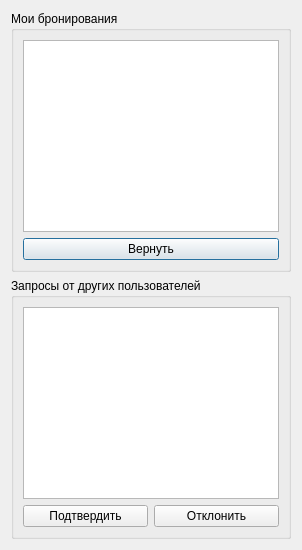
<?xml version="1.0" encoding="UTF-8"?>
<ui version="4.0">
 <class>BorrowingsWindow</class>
 <widget class="QDialog" name="BorrowingsWindow">
  <property name="windowTitle">
   <string>Управление бронированиями</string>
  </property>
  <layout class="QVBoxLayout" name="verticalLayout">
   <item>
    <widget class="QGroupBox" name="myBorrowingsGroupBox">
     <property name="title">
      <string>Мои бронирования</string>
     </property>
     <layout class="QVBoxLayout" name="verticalLayout_2">
      <item>
       <widget class="QTableView" name="myBorrowingsTableView"/>
      </item>
      <item>
       <widget class="QPushButton" name="returnButton">
        <property name="text">
         <string>Вернуть</string>
        </property>
       </widget>
      </item>
     </layout>
    </widget>
   </item>
   <item>
    <widget class="QGroupBox" name="requestsGroupBox">
     <property name="title">
      <string>Запросы от других пользователей</string>
     </property>
     <layout class="QVBoxLayout" name="verticalLayout_3">
      <item>
       <widget class="QTableView" name="requestsTableView"/>
      </item>
      <item>
       <layout class="QHBoxLayout" name="horizontalLayout">
        <item>
         <widget class="QPushButton" name="confirmButton">
          <property name="text">
           <string>Подтвердить</string>
          </property>
         </widget>
        </item>
        <item>
         <widget class="QPushButton" name="declineButton">
          <property name="text">
           <string>Отклонить</string>
          </property>
         </widget>
        </item>
       </layout>
      </item>
     </layout>
    </widget>
   </item>
  </layout>
 </widget>
 <resources/>
 <connections/>
</ui>
